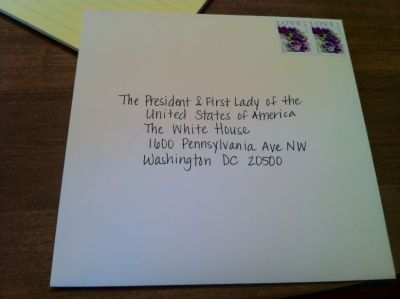
#> input picture OpenCV/images/hand_writing_image.jpg, 400 x 299 px, given in place of beom.jpg, which was not available
$ jupyter execute --allow-errors '1. OpenCV_Image_Operation.ipynb'   (text cells are left out)
#> lines starting #> are read from the running program, lines starting #| are printed output that depends on the picture; after the words box and inside, x2 and y2 are one past the last pixel; in counts of white or black regions, pixels touching at a corner belong together; pictures that were not available may be replaced by others from this repository, and a replacement may not be noted
[cell 1]
import cv2

from google.colab import files
uploaded = files.upload()
#> the answer given: hand_writing_image.jpg

[cell 2]
image = cv2.imread('beom.jpg')
#> image is the input picture: shape (299, 400, 3); mean B, G, R 110.4, 116, 116.1

# 픽셀 수 및 이미지 크기 확인
print(image.shape)
#| (299, 400, 3)
print(image.size)
#| 358800

# 특정 픽셀 접근 (100, 100)
px = image[100, 100]
#> px = [147, 153, 158]

# B, R, G 순서로 출력됨
print(px)
#| [147 153 158]

# R만 출력
print(px[2])
#| 158

[cell 3]
import cv2
import matplotlib.pyplot as plt
import time

# for문 이용
start_time = time.time()
for i in range(100):
  for j in range(100):
    image[i, j] = [255,255,255]
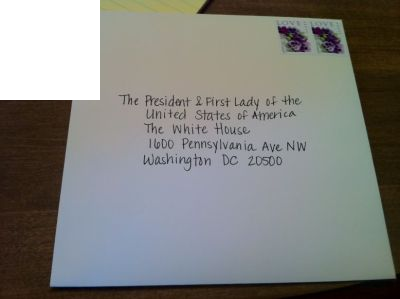
#> image: shape (299, 400, 3); 8.36% of pixels changed, all inside (x1, y1, x2, y2) = (0, 0, 100, 100)
print("==== %s seconds ====" %(time.time()-start_time))

# 슬라이싱 이용 (더 빠름)
start_time = time.time()
image[0:100, 0:100] = [0, 0, 0]
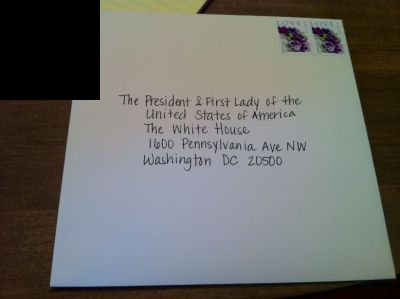
#> image: shape (299, 400, 3); 8.36% of pixels changed, all inside (x1, y1, x2, y2) = (0, 0, 100, 100)
print("==== %s seconds ====" %(time.time()-start_time))

plt.imshow(cv2.cvtColor(image, cv2.COLOR_BGR2RGB))
plt.show()

[cell 4]
import cv2
import matplotlib.pyplot as plt

image = cv2.imread('beom.jpg')

# Numpy Slicing : ROI 처리 기능
roi = image[200:400, 250:450]
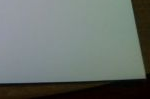
#> roi: shape (99, 150, 3); mean B, G, R 107.5, 112.2, 104.9

# ROI 단위로 이미지 복사하기
#> (the rest of this cell did not finish here and is left out)

[cell 5]
import cv2
import matplotlib.pyplot as plt

image = cv2.imread('beom.jpg')
image[:, :, 2] = 0
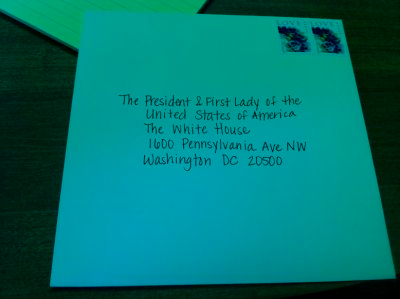
#> image: shape (299, 400, 3); mean B, G, R 110.4, 116, 0

plt.imshow(cv2.cvtColor(image, cv2.COLOR_BGR2RGB))
plt.show()
